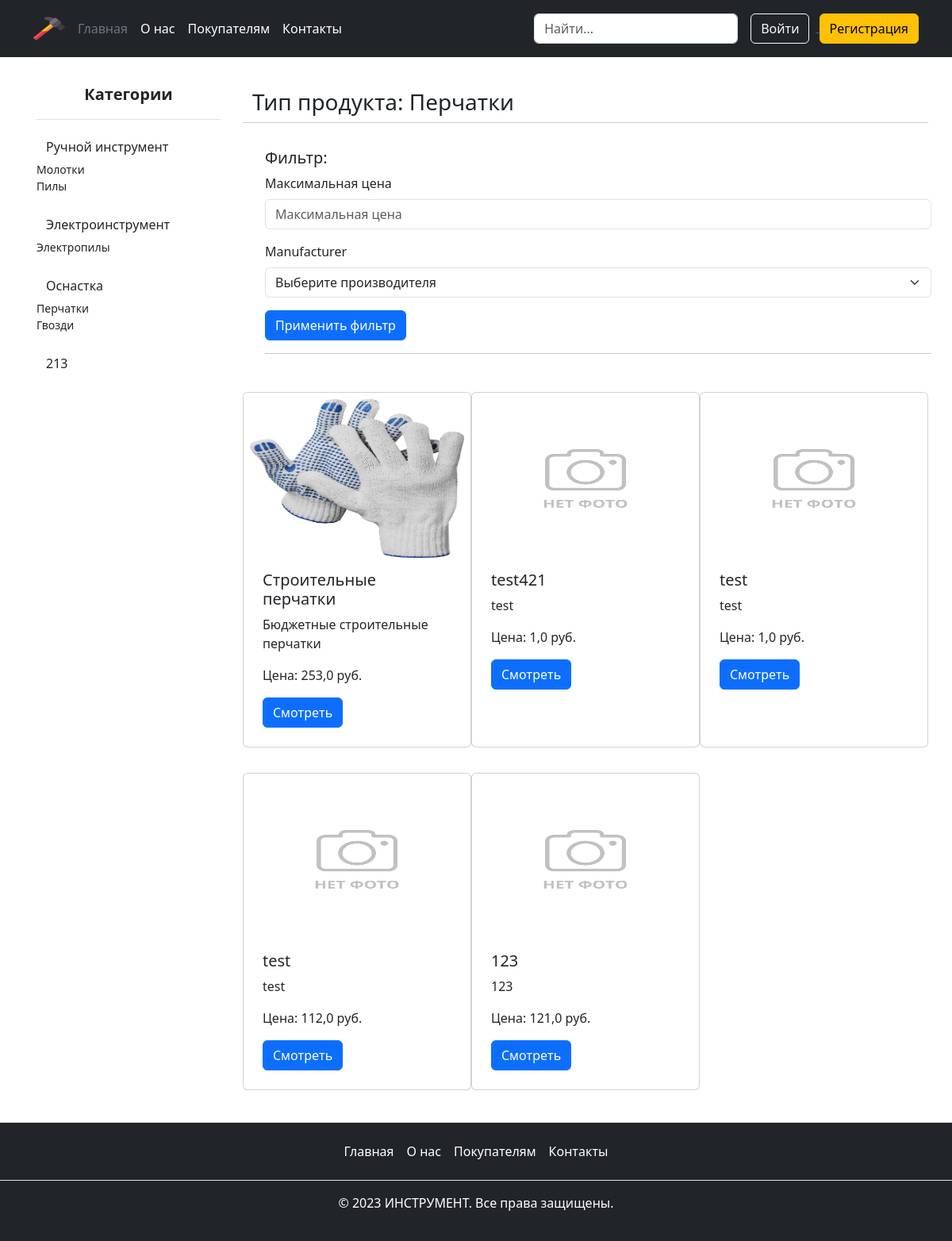
Before: /products/category/snapin/detail/gloves/ with the older database file.
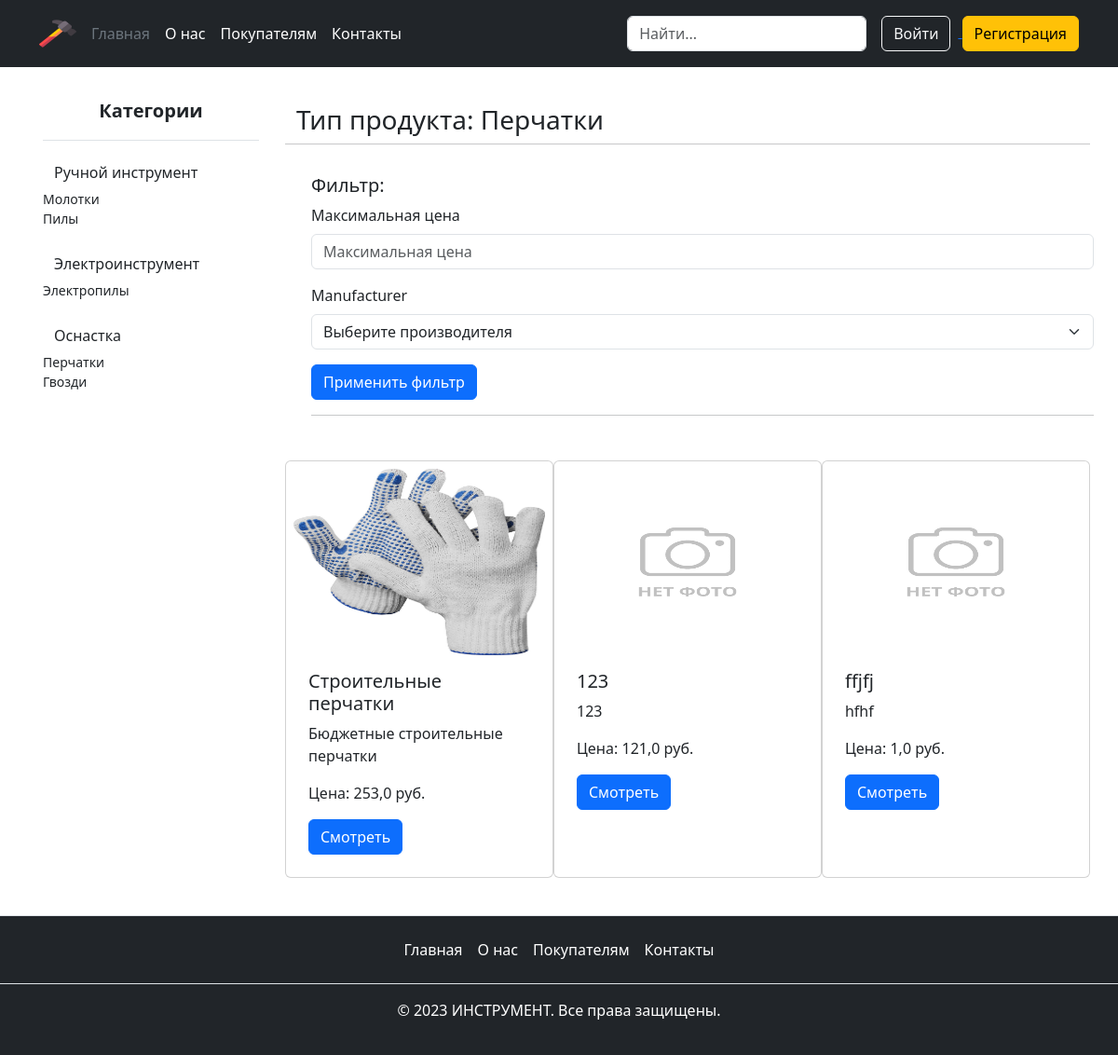
After: the same page with the newer database file.
### main/models.py (models this page shows, shortened)
class Published(models.Model):
    is_published = models.BooleanField(
        default=True,
        verbose_name='Опубликовано',
        help_text='Снимите галочку, чтобы скрыть публикацию.'
    )
    created_at = models.DateTimeField(
        verbose_name='Добавлено',
        auto_now_add=True
    )
    class Meta:
        abstract = True

class Category(Published):
    title = models.CharField(
        max_length=40,
        verbose_name='Название категории'
    )
    slug = models.SlugField(
        unique=True,
        verbose_name='Идентификатор',
        help_text='Идентификатор страницы для URL;'
                  ' разрешены символы латиницы, цифры,'
                  ' дефис и подчёркивание.'
    )
    image = models.ImageField(
        upload_to='category/',
        null=True,
        blank=True,
        verbose_name='Фото категории'
    )
    class Meta:
        verbose_name = 'категория'
        verbose_name_plural = 'Категории'

class ProductType(Published):
    title = models.CharField(
        max_length=40,
        verbose_name='Название типа продукта'
    )
    slug = models.SlugField(
        unique=True,
        verbose_name='Идентификатор',
        help_text='Идентификатор страницы для URL;'
                  ' разрешены символы латиницы, цифры,'
                  ' дефис и подчёркивание.'
    )
    category = models.ForeignKey(
        Category,
        on_delete=models.CASCADE,
        verbose_name='Категория',
        related_name='types'
    )
    class Meta:
        verbose_name = 'тип продукта'
        verbose_name_plural = 'Типы продуктов'

class Product(Published):
    title = models.CharField(
        max_length=40,
        verbose_name='Название инструмента'
    )
    description = models.TextField(
        verbose_name='Описание инструмента'
    )
    parameters = models.TextField(
        verbose_name='Параметры инструмента'
    )
    category = models.ForeignKey(
        Category,
        on_delete=models.CASCADE,
        verbose_name='Категория',
        related_name='products_category'
    )
    product_type = models.ForeignKey(
        ProductType,
        on_delete=models.CASCADE,
        verbose_name='Тип продукта',
        related_name='products_type'
    )
    image = models.ImageField(
        upload_to='product/',
        null=True,
        blank=True,
        verbose_name='Фото инструмента'
    )
    pub_date = models.DateTimeField(
        verbose_name='Дата и время публикации',
        help_text='Если установить дату и время в будущем'
                  ' — можно делать отложенные публикации.'
    )
    price = models.FloatField(
        verbose_name='Цена',
        validators=[MinValueValidator(0)],
        help_text='Цена не может быть ниже нуля.',
        default=1
    )
    manufacturer = models.ForeignKey(
        Manufacturer,
        on_delete=models.CASCADE,
        null=True,
        verbose_name='Производетель'
    )
    average_rating = models.FloatField(default=0)
    class Meta:
        verbose_name = 'инструмент'
        verbose_name_plural = 'Инструменты'
        ordering = ('-average_rating',)

### main/views.py (the view)
class ProductTypeDetailView(DetailView):
    model = ProductType
    template_name = 'main/product_type/product_type_detail.html'
    paginate_by = PAGINATE
    slug_url_kwarg = 'product_type'
    context_object_name = 'product_type'
    def get_context_data(self, **kwargs):
        context = super().get_context_data(**kwargs)
        context['categories'] = Category.objects.filter(is_published=True)
        if self.request.user.is_authenticated:
            context['favorites'] = Favorite.objects.get(user=self.request.user)
        form = ProductFilterForm(self.request.GET)
        products = Product.objects.filter(
            product_type=self.object
        )
        if form.is_valid():
            max_price = form.cleaned_data['max_price']
            manufacturer = form.cleaned_data['manufacturer']
            if max_price:
                products = products.filter(price__lte=max_price)
            if manufacturer:
                products = products.filter(manufacturer=manufacturer)
        context['form'] = form
        context['products'] = products
        return context

### main/forms.py
class ProductFilterForm(forms.Form):
    max_price = forms.FloatField(
        label='Максимальная цена',
        required=False
    )
    manufacturer = forms.ModelChoiceField(
        queryset=Manufacturer.objects.all(),
        empty_label='Выберите производителя',
        required=False
    )

### main/models.py (called while the page is built)
    def __str__(self):
        return f'{self.name}'

### templates/main/product_type/product_type_detail.html (shortened to what this page needs)
{% extends "base.html" %}
{% load static %}
{% block content %}
  <div class="container pt-3 ps-0">
    <div class="row">
      <div class="col-md-3">
        {% include "includes/sidebar.html" %}
      </div>
      <div class="col-md-9">
        <div class="row">
          <h3 class="mt-4">Тип продукта: {{ product_type.title }}</h3>
          <hr>
          <div class="m-3">
            <h5>Фильтр:</h5>
            {% include "includes/filter.html" %}
            <hr>
          </div>
          {% for product in products %}
            <div class="card col-md-4 my-3 p-2">
              {% if product.image %}
                <img class="card-img-top" src="{{ product.image.url }}" alt="{{ product.title }}" width="120" height="200">
              {% else %}
                <img class="card-img-top" src="{% static 'images/no_img.png' %}" alt="{{ product.title }}" width="120" height="200">
              {% endif %}
              <div class="card-body">
                <h5 class="card-title">{{ product.title }}</h5>
                <p class="card-text">{{ product.description|truncatewords:8 }}</p>
                <p class="card-price">Цена: {{ product.price }} руб.</p>
                <a href="{% url 'main:product_detail' product.category.slug product.product_type.slug product.pk %}" class="btn btn-primary">
                  Смотреть
                </a>
              </div>
            </div>
          {% endfor %}
        </div>
      </div>
    </div>
  </div>
{% endblock %}

### templates/includes/sidebar.html
<div class="flex-shrink-0 p-3">
  <a href="{% url 'main:category_list' %}" class="d-flex align-items-center pb-3 mb-3 link-body-emphasis text-decoration-none border-bottom">
    <span class="fs-5 center mx-auto text-dark fw-semibold">Категории</span>
  </a>
  {% for category in categories %}
    <ul class="list-unstyled ps-0">
      <li class="mb-1">
          <button class="btn btn-toggle d-inline-flex align-items-center rounded border-0" data-bs-toggle="collapse" data-bs-target="#home-collapse" aria-expanded="true">
            {{ category.title }}
          </button>
        <div class="collapse show" id="home-collapse" style>
          <ul class="btn-toggle-nav list-unstyled fw-normal pb-1 small">
            {% for type in category.types.all %}
              <li>
                <a href="{% url 'main:product_type_detail' category.slug type.slug %}" class="d-inline-flex text-decoration-none rounded text-dark link-body-emphasis">
                  {{ type.title }}
                </a>
              </li>
            {% endfor %}
          </ul>
        </div>
      </li>
    </ul>
  {% endfor %}
</div>

Changed rows visible on the page:
removed Category: title "213"
removed Product: title "test421", description "test", price "1,0"
removed Product: title (placeholder picture), title "test", description "test", price "1,0"
removed Product: title (placeholder picture), title "test", description "test", price "112,0"
added Product: title "ffjfj", description "hfhf", price "1,0"
